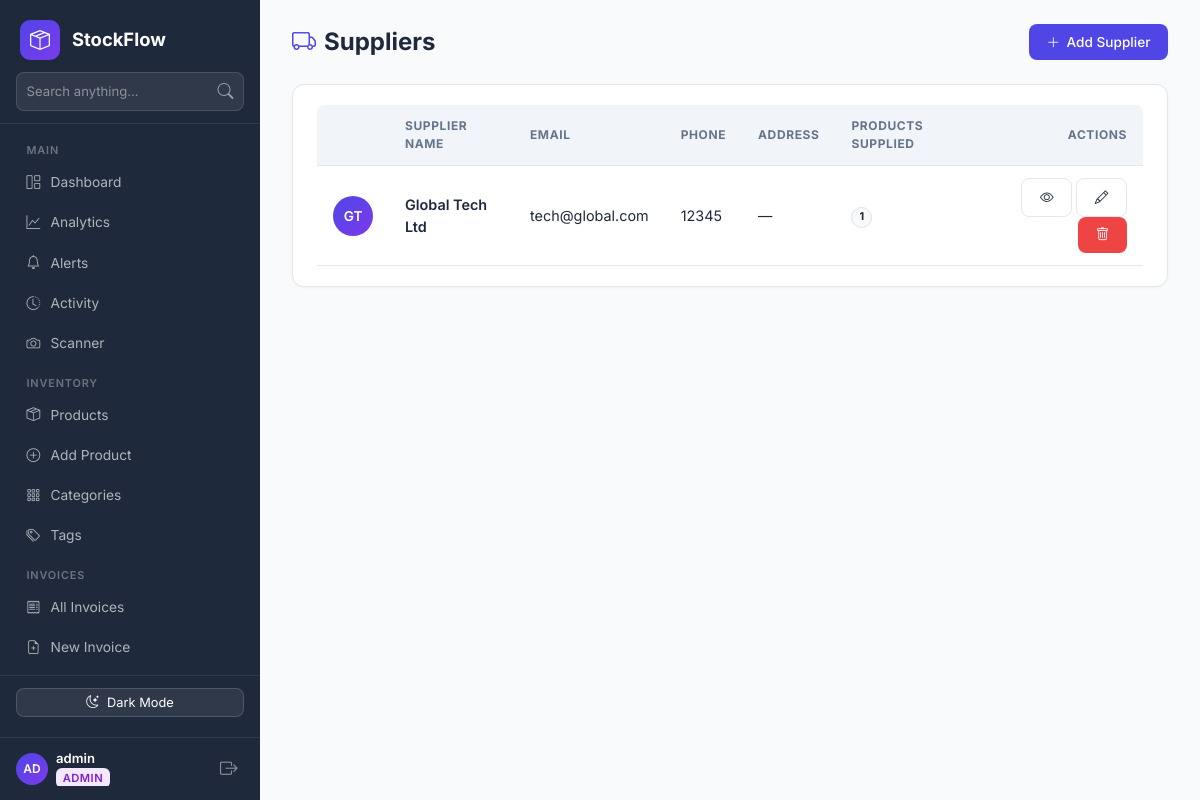
The page /suppliers (signed in) on the database its author committed.
### app.py (models this page shows, shortened)
class User(db.Model, UserMixin):
    __tablename__ = "user"
    id            = db.Column(db.Integer, primary_key=True)
    username      = db.Column(db.String(80), unique=True, nullable=False)
    email         = db.Column(db.String(120), unique=True, nullable=False)
    password_hash = db.Column(db.String(255), nullable=False)
    role          = db.Column(db.String(20), default='staff')
    created_at    = db.Column(db.DateTime, default=datetime.utcnow)
    is_active     = db.Column(db.Boolean, default=True)
    @property
    def initials(self):
        parts = self.username.strip().split()
        if len(parts) >= 2:
            return (parts[0][0] + parts[1][0]).upper()
        return self.username[:2].upper() if self.username else '?'

class Supplier(db.Model):
    __tablename__ = "supplier"
    id              = db.Column(db.Integer, primary_key=True)
    name            = db.Column(db.String(120), nullable=False)
    email           = db.Column(db.String(120), nullable=True)
    phone           = db.Column(db.String(40),  nullable=True)
    address         = db.Column(db.Text, nullable=True)
    notes           = db.Column(db.Text, nullable=True)
    created_at      = db.Column(db.DateTime, default=datetime.utcnow)
    products        = db.relationship('Product', backref='supplier', lazy=True)
    purchase_orders = db.relationship('PurchaseOrder', backref='supplier', lazy=True, cascade="all, delete-orphan")
    @property
    def initials(self):
        parts = self.name.strip().split()
        return ''.join(p[0].upper() for p in parts[:2]) if parts else '?'

### app.py (the view)
@app.route('/suppliers')
@login_required
def supplier_list():
    suppliers = Supplier.query.order_by(Supplier.name).all()
    return render_template('suppliers.html', suppliers=suppliers)

### app.py (called while the page is built)
@login_manager.user_loader
def load_user(user_id):
    return User.query.get(int(user_id))

@app.context_processor
def inject_global_data():
    try:
        low_stock_count = Product.query.filter(Product.quantity <= 10).count()
    except Exception:
        low_stock_count = 0
    return dict(
        low_stock_count=low_stock_count,
        permissions=PERMISSIONS,
        perm_definitions=PERM_DEFINITIONS
    )

### templates/suppliers.html (shortened to what this page needs)
{% extends "base.html" %}
{% block content %}
<div class="sf-topbar">
    <h1><i class="bi bi-truck me-2" style="color:var(--sf-primary)"></i>Suppliers</h1>
    <a href="{{ url_for('supplier_create') }}" class="btn-sf primary"><i class="bi bi-plus-lg"></i> Add Supplier</a>
</div>
<div class="sf-card">
    {% if suppliers %}
    <div class="table-responsive">
        <table class="sf-table">
            <thead>
                <tr>
                    <th style="width:50px;"></th>
                    <th>Supplier Name</th>
                    <th>Email</th>
                    <th>Phone</th>
                    <th>Address</th>
                    <th>Products Supplied</th>
                    <th style="text-align:right;">Actions</th>
                </tr>
            </thead>
            <tbody>
                {% set colors = ['blue','green','amber','red','cyan'] %}
                {% for s in suppliers %}
                <tr>
                    <td>
                        <div class="avatar {{ colors[loop.index0 % 5] }}">{{ s.initials }}</div>
                    </td>
                    <td>
                        <a href="{{ url_for('supplier_detail', sid=s.id) }}" style="font-weight:600; color:var(--sf-text); text-decoration:none;">
                            {{ s.name }}
                        </a>
                    </td>
                    <td>{{ s.email or '—' }}</td>
                    <td>{{ s.phone or '—' }}</td>
                    <td>{{ s.address or '—' }}</td>
                    <td><span class="badge rounded-pill bg-light text-dark border">{{ s.products|length }}</span></td>
                    <td style="text-align:right;">
                        <a href="{{ url_for('supplier_detail', sid=s.id) }}" class="btn-sf outline btn-sm" title="View"><i class="bi bi-eye"></i></a>
                        <a href="{{ url_for('supplier_edit', sid=s.id) }}" class="btn-sf outline btn-sm" title="Edit"><i class="bi bi-pencil"></i></a>
                        <form action="{{ url_for('supplier_delete', sid=s.id) }}" method="POST" style="display:inline;" onsubmit="return confirm('Delete supplier {{ s.name }}?')">
                            <button type="submit" class="btn-sf danger btn-sm" title="Delete"><i class="bi bi-trash"></i></button>
                        </form>
                    </td>
                </tr>
                {% endfor %}
            </tbody>
        </table>
    </div>
    {% else %}
    <div class="text-center py-5 text-muted">
        <i class="bi bi-truck" style="font-size:2.5rem;"></i>
        <p class="mt-2 mb-0">No suppliers found. <a href="{{ url_for('supplier_create') }}">Add your first supplier</a>.</p>
    </div>
    {% endif %}
</div>
{% endblock %}

### templates/base.html (shortened to what this page needs)
<!DOCTYPE html>
<html lang="en">
<head>
    <link href="https://cdn.jsdelivr.net/npm/bootstrap@5.3.2/dist/css/bootstrap.min.css" rel="stylesheet">
    <link rel="stylesheet" href="https://cdn.jsdelivr.net/npm/bootstrap-icons@1.11.2/font/bootstrap-icons.min.css">
</head>
<body>
    <nav class="sf-sidebar" id="sidebar">
        <div class="brand">
            <div class="brand-icon"><i class="bi bi-box-seam"></i></div>
            <span class="brand-text">StockFlow</span>
        </div>
        <div class="sf-sidebar-search">
            <form action="{{ url_for('search') }}" method="GET">
                <div class="input-group">
                    <input type="text" name="q" class="form-control" placeholder="Search anything..." value="{{ request.args.get('q', '') }}">
                    <button type="submit" class="btn"><i class="bi bi-search"></i></button>
                </div>
            </form>
        </div>
        <div class="nav-section">
            <div class="nav-label">Main</div>
            <a href="{{ url_for('index') }}" class="nav-link {% if request.endpoint == 'index' and not request.args.get('tag') %}active{% endif %}">
                <i class="bi bi-grid-1x2"></i> Dashboard
            </a>
            <a href="{{ url_for('analytics') }}" class="nav-link {% if request.endpoint == 'analytics' %}active{% endif %}">
                <i class="bi bi-graph-up"></i> Analytics
            </a>
            <a href="{{ url_for('alerts') }}" class="nav-link {% if request.endpoint == 'alerts' %}active{% endif %}">
                <i class="bi bi-bell"></i> Alerts
            </a>
            <a href="{{ url_for('activity_log') }}" class="nav-link {% if request.endpoint == 'activity_log' %}active{% endif %}">
                <i class="bi bi-clock-history"></i> Activity
            </a>
            <a href="{{ url_for('scanner') }}" class="nav-link {% if request.endpoint == 'scanner' %}active{% endif %}">
                <i class="bi bi-camera"></i> Scanner
            </a>
            <div class="nav-label">Inventory</div>
            <a href="{{ url_for('index') }}" class="nav-link {% if request.endpoint == 'index' %}active{% endif %}">
                <i class="bi bi-box-seam"></i> Products
            </a>
            <a href="{{ url_for('product_create') }}" class="nav-link {% if request.endpoint == 'product_create' %}active{% endif %}">
                <i class="bi bi-plus-circle"></i> Add Product
            </a>
            <a href="{{ url_for('category_list') }}" class="nav-link {% if request.endpoint in ['category_list', 'category_create', 'category_edit'] %}active{% endif %}">
                <i class="bi bi-grid-3x3-gap"></i> Categories
            </a>
            <a href="{{ url_for('tag_list') }}" class="nav-link {% if request.endpoint in ['tag_list', 'tag_create', 'tag_edit'] %}active{% endif %}">
                <i class="bi bi-tags"></i> Tags
            </a>
            <div class="nav-label">Invoices</div>
            <a href="{{ url_for('invoice_list') }}" class="nav-link {% if request.endpoint == 'invoice_list' %}active{% endif %}">
                <i class="bi bi-receipt"></i> All Invoices
            </a>
            <a href="{{ url_for('invoice_create') }}" class="nav-link {% if request.endpoint == 'invoice_create' %}active{% endif %}">
                <i class="bi bi-file-earmark-plus"></i> New Invoice
            </a>
            <a href="{{ url_for('return_list') }}" class="nav-link {% if request.endpoint in ['return_list', 'invoice_return_create'] %}active{% endif %}">
            </a>
        </div>
        <div class="sf-sidebar-footer" style="padding:0.75rem 1rem;">
            <button type="button" class="btn btn-sm w-100 d-flex align-items-center justify-content-center gap-2 mb-2" id="darkModeBtn" onclick="toggleDarkMode()" style="background:rgba(255,255,255,0.08);color:#fff;border:1px solid rgba(255,255,255,0.15);border-radius:8px;font-size:0.8rem;">
                <i class="bi bi-moon-stars" id="darkModeIcon"></i> <span id="darkModeText">Dark Mode</span>
            </button>
        </div>
        {% if current_user.is_authenticated %}
        <div class="user-footer-card">
            <div class="d-flex align-items-center gap-2 overflow-hidden">
                <div class="avatar sm blue">{{ current_user.initials }}</div>
                <div style="line-height:1.2; overflow:hidden;">
                    <div style="color:#fff; font-weight:600; font-size:.82rem; white-space:nowrap; text-overflow:ellipsis; overflow:hidden;">
                        {{ current_user.username }}
                    </div>
                    <span class="badge-role {{ current_user.role }}">{{ current_user.role }}</span>
                </div>
            </div>
            <a href="{{ url_for('logout') }}" title="Logout" style="color:rgba(255,255,255,.5); font-size:1.1rem; padding:.2rem .4rem; text-decoration:none;" onmouseover="this.style.color='#ef4444'" onmouseout="this.style.color='rgba(255,255,255,.5)'">
                <i class="bi bi-box-arrow-right"></i>
            </a>
        </div>
        {% endif %}
    </nav>
    <div class="sf-main">
        {% block content %}{% endblock %}
    </div>
</body>
</html>

### rows shown on the page
User: initials "AD", username "admin", role "ADMIN"
Supplier: initials "GT", name "Global Tech Ltd", email "tech@global.com", phone "12345", address "—", products|length "1"
